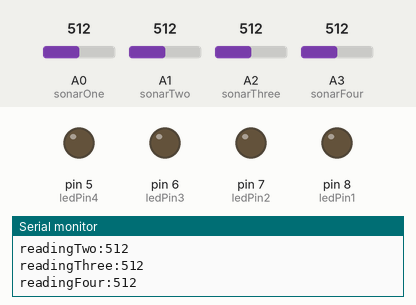
A sketch run on a simulated Arduino Uno, built with avr-gcc and run on an emulated ATmega328P. Shown: output pins drawn as LEDs (lit = HIGH), the last lines printed to the serial monitor. Inputs (shaded band) come from the test bench; at power-on: A0 (sonarOne) = 512, A1 (sonarTwo) = 512, A2 (sonarThree) = 512, A3 (sonarFour) = 512.

Above: at 1.2 s.
1.3 s: A0 (sonarOne) set to 21
2.8 s: A0 (sonarOne) set to 17
At 4.0 s:
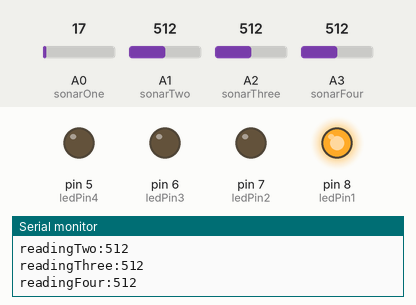
4.3 s: A1 (sonarTwo) set to 21
5.8 s: A1 (sonarTwo) set to 18
At 7.1 s:
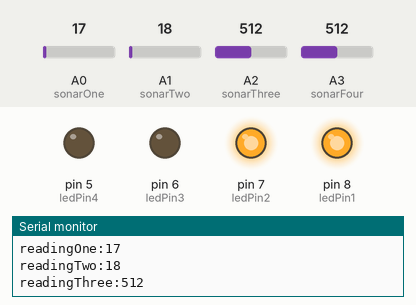
7.5 s: A2 (sonarThree) set to 21
9.0 s: A2 (sonarThree) set to 17
At 9.9 s:
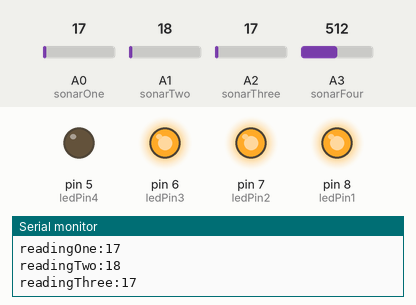
Timing chart, 0 to 11.7 s (numbered marks = the images above; inputs shaded):
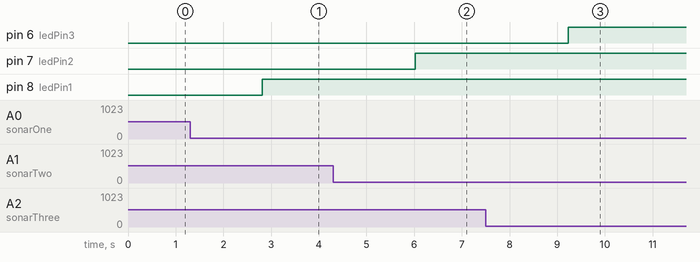

The sketch:

EZ4_sonar_array.pde
```cpp
/*
 * AnalogInput
 * by Sam Misko
 *
 * Takes in the DC analog values from the 4 sonar sensors, and if they are
 * less than what corresponds to 5", then the corresponding LED will light up.

 */
                    //select analog input pins
int sonarOne = 0;
int sonarTwo = 1;
int sonarThree = 2;
int sonarFour = 3;

                    // select the pins for the LEDs
int ledPin1 = 8;
int ledPin2 = 7;
int ledPin3 = 6;
int ledPin4 = 5;

                    // variables to store the values coming from the sensors
int readingOne = 0;
int readingTwo = 0;
int readingThree = 0;
int readingFour = 0;

void setup() {

  Serial.begin(9600);

                    //declare the ledPin1-4 as OUTPUT
  pinMode(ledPin1, OUTPUT);
  pinMode(ledPin2, OUTPUT);
  pinMode(ledPin3, OUTPUT);
  pinMode(ledPin4, OUTPUT);
}

void loop() {
                    // read the values from the sensors
  readingOne = analogRead(sonarOne);
  readingTwo = analogRead(sonarTwo);
  readingThree = analogRead(sonarThree);
  readingFour = analogRead(sonarFour);

                    // check the value returned from the sensor to see if there is an object detected;
                    // if there is an object present, then light the apporpriate LED
                    // if there is not and object present, then turn off the appropriate LED
  if (readingOne < 20) {
    digitalWrite(ledPin1, HIGH);
   }
   else {
     digitalWrite(ledPin1, LOW);
   }
  if (readingTwo < 20) {
    digitalWrite(ledPin2, HIGH);
   }
   else {
     digitalWrite(ledPin2, LOW);
   }
  if (readingThree < 20){
    digitalWrite(ledPin3, HIGH);
  }
  else {
     digitalWrite(ledPin3, LOW);
   }
  if (readingFour < 20) {
    digitalWrite(ledPin4, HIGH);
  }
  else {
     digitalWrite(ledPin4, LOW);
   }


                   //display sensor readings on screen
  Serial.print("readingOne:");
  Serial.println(readingOne);
  delay(100);
  Serial.print("readingTwo:");
  Serial.println(readingTwo);
  delay(100);
  Serial.print("readingThree:");
  Serial.println(readingThree);
  delay(100);
  Serial.print("readingFour:");
  Serial.println(readingFour);
  delay(100);

}
```

Measured:
- the behaviour switches between 20 and 19 on A0 (sonarOne) (found by bisection; images 0 and 1)
- the behaviour switches between 20 and 19 on A1 (sonarTwo) (found by bisection; images 1 and 2)
- the behaviour switches between 20 and 19 on A2 (sonarThree) (found by bisection; images 2 and 3)
- after the input at 2.8 s, pin 8 (ledPin1): LOW → HIGH at once
- after the input at 5.8 s, pin 7 (ledPin2): LOW → HIGH after 0.22 s
- after the input at 9.0 s, pin 6 (ledPin3): LOW → HIGH after 0.23 s
